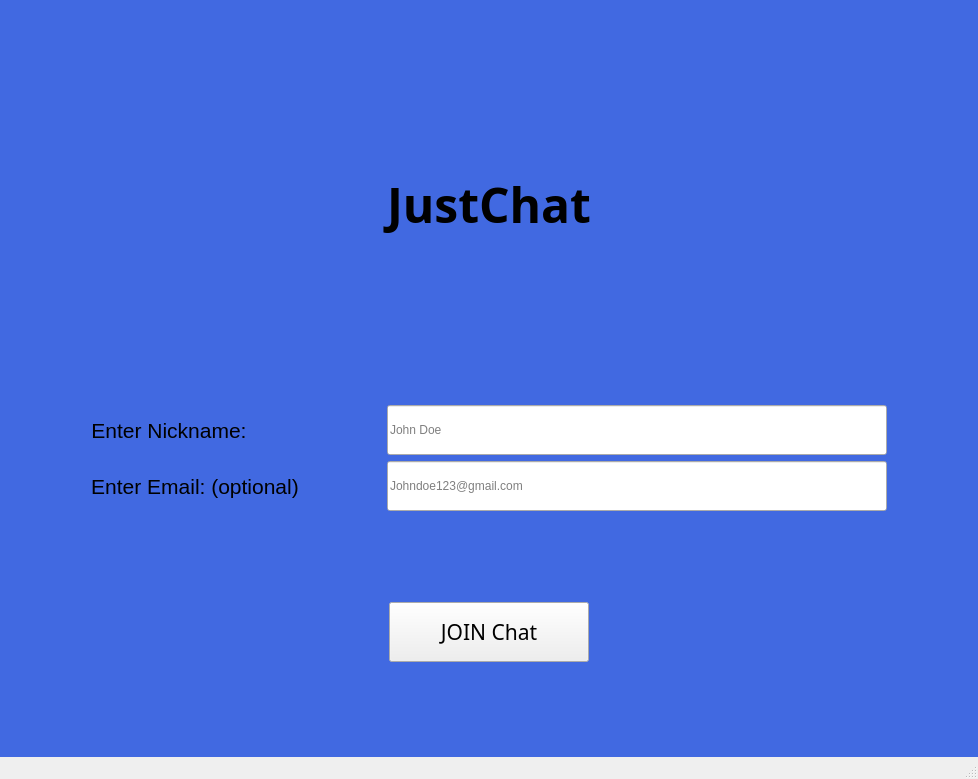
<?xml version="1.0" encoding="UTF-8"?>
<ui version="4.0">
 <class>MainWindow</class>
 <widget class="QMainWindow" name="MainWindow">
  <property name="geometry">
   <rect>
    <x>0</x>
    <y>0</y>
    <width>978</width>
    <height>779</height>
   </rect>
  </property>
  <property name="maximumSize">
   <size>
    <width>16777215</width>
    <height>16777215</height>
   </size>
  </property>
  <property name="windowTitle">
   <string>MainWindow</string>
  </property>
  <property name="layoutDirection">
   <enum>Qt::LayoutDirection::LeftToRight</enum>
  </property>
  <property name="tabShape">
   <enum>QTabWidget::TabShape::Rounded</enum>
  </property>
  <widget class="QWidget" name="centralwidget">
   <property name="styleSheet">
    <string notr="true">#centralwidget{
background-color:royalblue;
}</string>
   </property>
   <layout class="QVBoxLayout" name="verticalLayout">
    <item>
     <widget class="QLabel" name="label">
      <property name="maximumSize">
       <size>
        <width>16777215</width>
        <height>220</height>
       </size>
      </property>
      <property name="font">
       <font>
        <family>Showcard Gothic</family>
        <pointsize>36</pointsize>
        <italic>false</italic>
        <bold>true</bold>
       </font>
      </property>
      <property name="text">
       <string>JustChat</string>
      </property>
      <property name="alignment">
       <set>Qt::AlignmentFlag::AlignCenter</set>
      </property>
     </widget>
    </item>
    <item>
     <layout class="QGridLayout" name="gridLayout">
      <item row="3" column="1">
       <widget class="QLineEdit" name="emailInput">
        <property name="maximumSize">
         <size>
          <width>500</width>
          <height>50</height>
         </size>
        </property>
        <property name="placeholderText">
         <string>Johndoe123@gmail.com</string>
        </property>
       </widget>
      </item>
      <item row="3" column="0">
       <widget class="QLabel" name="label_3">
        <property name="sizePolicy">
         <sizepolicy hsizetype="Fixed" vsizetype="Preferred">
          <horstretch>0</horstretch>
          <verstretch>0</verstretch>
         </sizepolicy>
        </property>
        <property name="font">
         <font>
          <pointsize>16</pointsize>
         </font>
        </property>
        <property name="text">
         <string>Enter Email: (optional)</string>
        </property>
        <property name="alignment">
         <set>Qt::AlignmentFlag::AlignCenter</set>
        </property>
       </widget>
      </item>
      <item row="1" column="0">
       <widget class="QLabel" name="label_2">
        <property name="sizePolicy">
         <sizepolicy hsizetype="Fixed" vsizetype="Preferred">
          <horstretch>0</horstretch>
          <verstretch>0</verstretch>
         </sizepolicy>
        </property>
        <property name="font">
         <font>
          <pointsize>16</pointsize>
         </font>
        </property>
        <property name="text">
         <string>Enter Nickname:</string>
        </property>
        <property name="alignment">
         <set>Qt::AlignmentFlag::AlignCenter</set>
        </property>
       </widget>
      </item>
      <item row="1" column="1">
       <widget class="QLineEdit" name="nicknameInput">
        <property name="sizePolicy">
         <sizepolicy hsizetype="Fixed" vsizetype="Fixed">
          <horstretch>0</horstretch>
          <verstretch>0</verstretch>
         </sizepolicy>
        </property>
        <property name="maximumSize">
         <size>
          <width>500</width>
          <height>50</height>
         </size>
        </property>
        <property name="placeholderText">
         <string>John Doe</string>
        </property>
       </widget>
      </item>
     </layout>
    </item>
    <item>
     <layout class="QGridLayout" name="gridLayout_2">
      <item row="0" column="0">
       <widget class="QPushButton" name="joinButton">
        <property name="maximumSize">
         <size>
          <width>200</width>
          <height>60</height>
         </size>
        </property>
        <property name="font">
         <font>
          <family>Showcard Gothic</family>
          <pointsize>16</pointsize>
         </font>
        </property>
        <property name="cursor">
         <cursorShape>PointingHandCursor</cursorShape>
        </property>
        <property name="text">
         <string>JOIN Chat</string>
        </property>
       </widget>
      </item>
     </layout>
    </item>
   </layout>
  </widget>
  <widget class="QStatusBar" name="statusbar"/>
 </widget>
 <resources/>
 <connections/>
</ui>
